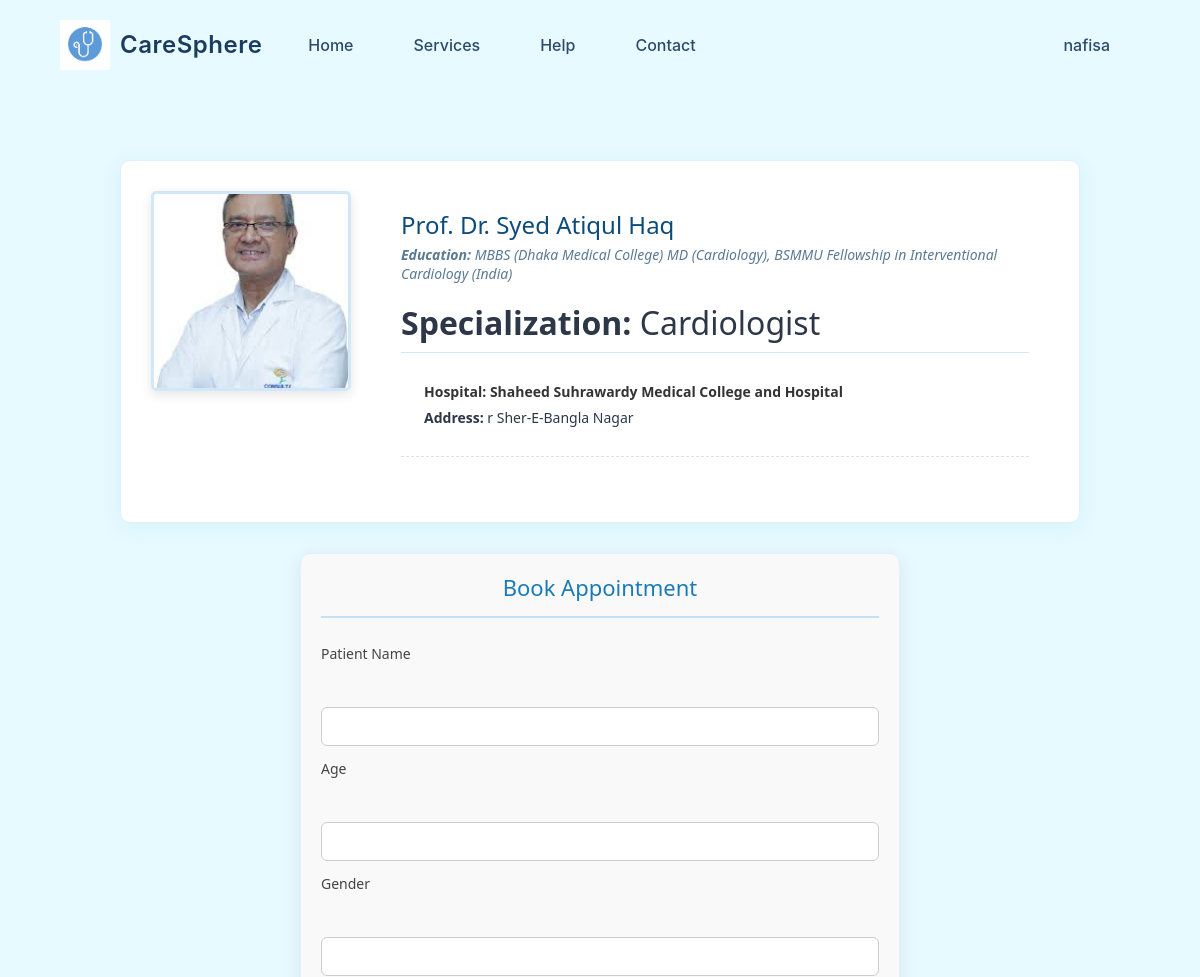
The page /book_appointment/6 (signed in, upper part) on the database as committed earlier.
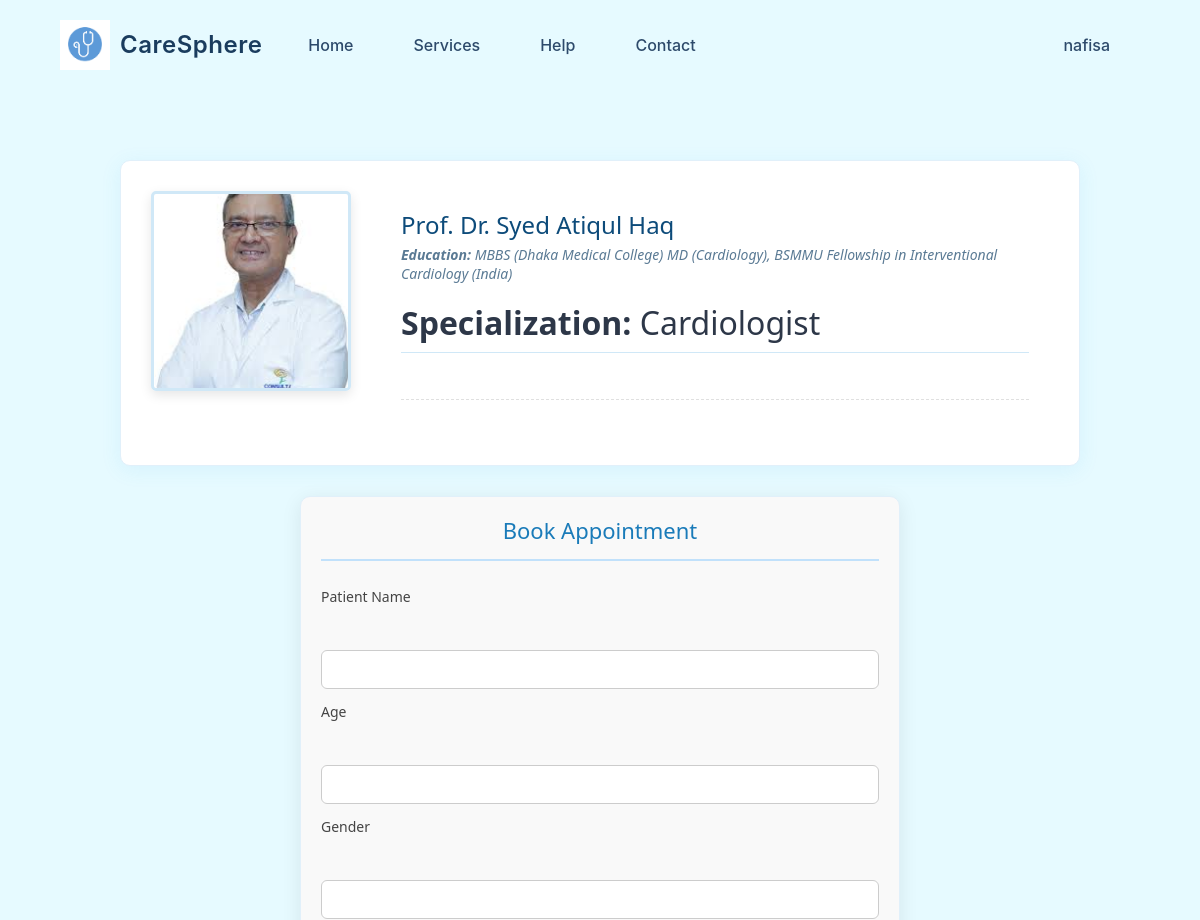
The same page on the database as committed later.
### hospital/models.py (models this page shows, shortened)
class Hospital(models.Model):
    name = models.CharField(max_length=200 ,blank= True,null=True)
    profile_pic = models.ImageField(upload_to='doc_img/',blank=True, null=True)
    address = models.CharField(max_length=200 ,blank= True,null=True)
    city = models.CharField(max_length=100,blank= True,null=True)
    hotline = models.CharField(max_length=20,blank= True,null=True)
    email = models.EmailField(blank=True,null=True)

### appointment/views.py (the view)
# urls.py: path('book_appointment/<str:id>', ap_views.book_appointment, name='book_appointment'),
@login_required
def book_appointment(request,id ):
    doctor = Doctor.objects.get(pk= id)
    if request.method == 'POST':
        form = AppointmentForm(request.POST,request.FILES)
        if form.is_valid():
            appointment = form.save(commit=False)
            appointment.doctor = doctor
            appointment.user = request.user  # Save the logged-in user
            appointment.save()
            return redirect('doctor_list')
    else:
        form = AppointmentForm()
    context = {
        'form': form,
        'doctor': doctor
    }
    return render(request,template_name='doctors/book_appointment.html', context= context)

### appointment/form.py
class AppointmentForm(forms.ModelForm):
    class Meta:
        model = Appointment
        fields = ['patient_name', 'age', 'gender', 'birth_date', 'contact_info', 'appointment_date']
        widgets = {
            'birth_date': forms.DateInput(attrs={'type': 'date'}),
            'appointment_date': forms.DateInput(attrs={'type': 'date'}),
        }

### template/doctors/book_appointment.html (shortened to what this page needs)
{% extends 'base.html' %}
{% load static %}
{% block body_class %}book-appointment{% endblock %}
{% block content %}
<div class="appointment-container" style="padding: 20px;">
  <div class="doctor-profile-section" style="display: flex; gap: 30px; margin-bottom: 30px;">
    <div class="doctor-image-container">
      <img src="{% if doctor.profile_pic %}{{ doctor.profile_pic.url }}{% else %}{% static 'images/default-doctor.jpg' %}{% endif %}"
           alt="{{ doctor.name }}"
           style="width: 200px; height: 200px; object-fit: cover; border-radius: 15px;">
    </div>
    <div class="doctor-info">
      <h1>{{ doctor.name }}</h1>
      <p class="qualifications"><strong>Education:</strong> {{ doctor.education }}</p>
      <h2><strong>Specialization:</strong> {{ doctor.specialization }}</h2>
      <div class="hospital-info" style="margin-top: 10px;">
        {% for hospital in doctor.hospitals.all %}
          <p><strong>Hospital:</strong> {{ hospital.name }}</p>
          <p><strong>Address:</strong> {{ hospital.address }}</p>
        {% endfor %}
      </div>
    </div>
  </div>
  <div class="appointment-form-section" style="max-width: 600px; margin: auto; padding: 20px; background: #f9f9f9; border-radius: 10px;">
    <h2 style="text-align: center;">Book Appointment</h2>
    <form method="POST" enctype="multipart/form-data" class="appointment-form" style="margin-top: 20px;">
      <div class="form-group" style="margin-bottom: 15px;">
        <label for="patient-name">Patient Name</label><br>
        {{ form.patient_name }}
      </div>
      <div class="form-group" style="margin-bottom: 15px;">
        <label for="age">Age</label><br>
        {{ form.age }}
      </div>
      <div class="form-group" style="margin-bottom: 15px;">
        <label for="gender">Gender</label><br>
        {{ form.gender }}
      </div>
    </form>
  </div>
</div>
{% endblock %}

Rows that differ between the two databases and show on the page:
removed Hospital: name "Shaheed Suhrawardy Medical College and Hospital", address "r Sher-E-Bangla Nagar"
